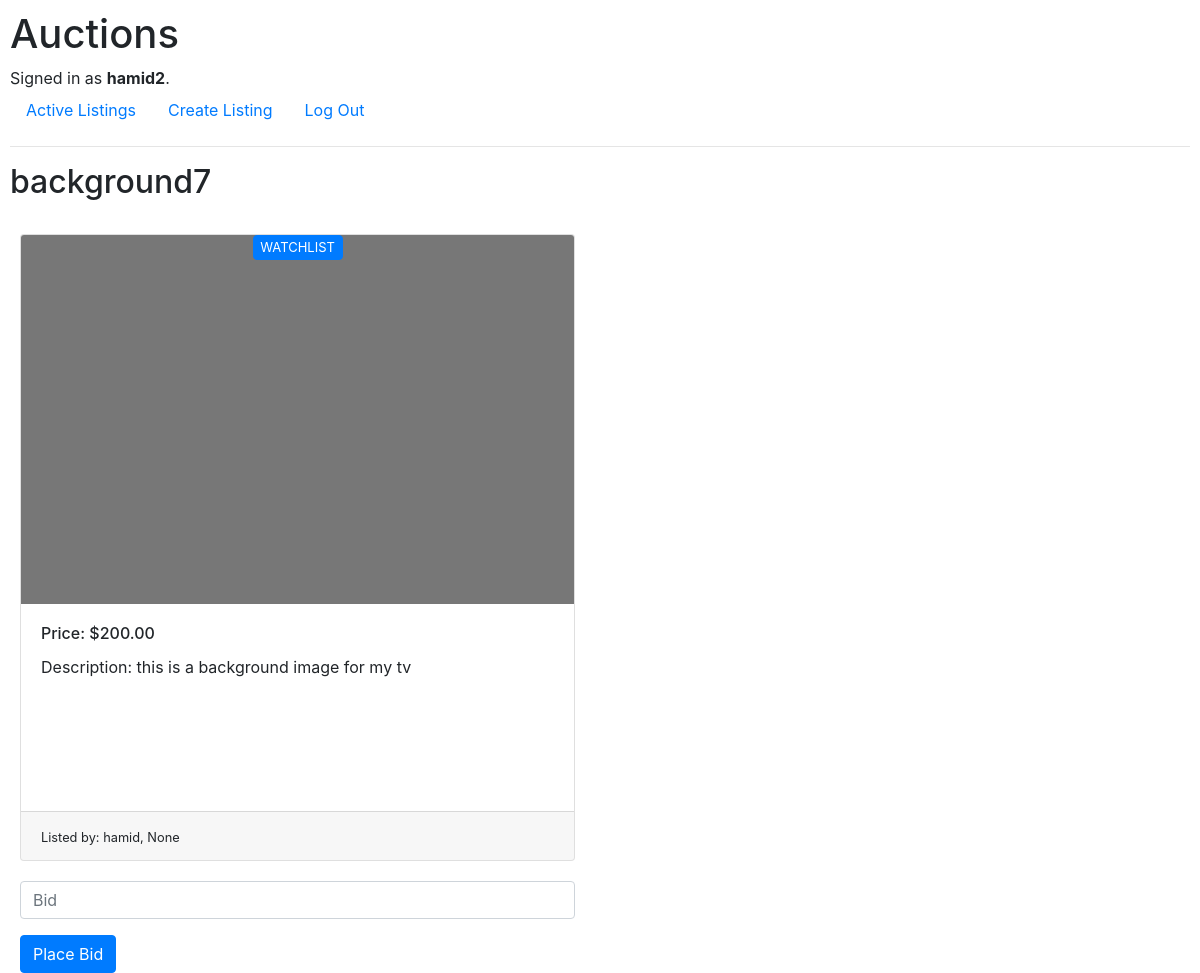
Screenshot of /9 (signed in) with the database file from the repository.
### auctions/models.py (models this page shows)
class User(AbstractUser):
    pass

class Listing(models.Model):
    product_image = models.ImageField(upload_to='files/images', blank=True, null=True)
    product_name = models.CharField(max_length=200, blank=True, null=True)
    description = models.CharField(max_length=255, blank=True, null=True)
    price = models.DecimalField(max_digits=10, decimal_places=2)
    date_created = models.DateTimeField(blank=True, null=True)
    seller = models.ForeignKey(User, on_delete=models.CASCADE, blank=True, null=True, related_name='seller')
    winner = models.ForeignKey(User, on_delete=models.CASCADE, blank=True, null=True, related_name='winner')

### auctions/views.py (the view, shortened to what this page needs)
# urls.py: path("<int:listing_id>", views.listing, name="listing"),
def listing(request, listing_id):
    prd = Listing.objects.get(pk=listing_id)
    lst = Listing.objects.get(id=listing_id)
    if request.user.is_authenticated:
        if Watchlist.objects.filter(product=prd, user=request.user):
            is_w = True
        else:
            is_w = False
    else:
        return render(request, "auctions/listing.html", {
            'form': Place_Bid(),
            "listing": lst,
        })
    return render(request, "auctions/listing.html", {
        'form': Place_Bid(),
        "listing": lst,
        "is_whatchlist":is_w
    })

### auctions/views.py
class Place_Bid(ModelForm):
    class Meta:
        model = Bid
        fields = ['amount']
        labels = {
            "amount": "",
        }
        widgets = {
            'amount': forms.NumberInput(attrs={
                'class': "form-control",
                'placeholder': "Bid",
                'min':"0",
                'max':"99999999",
                'style':"margin-top:20px;"
                }),
        }

### auctions/templates/auctions/listing.html (shortened to what this page needs)
{% extends "auctions/layout.html" %}
{% block body %}
<h2>{{ listing.product_name }}</h2>
    <div class="row row-cols-1 row-cols-md-2 g-4">
        <div class="col" style="padding: 25px;">
            <div class="card h-100">
                <img src="{{ listing.product_image}}" class="card-img-top" alt="No image listed">
                <div class="card-body">
                    <h6 class="card-title">Price: ${{ listing.price }}</h6>
                    <p class="card-text">Description: {{ listing.description }}</p>
                </div>
                <div class="card-footer">
                    <small class="text-body-secondary">Listed by: {{ listing.seller }}, {{ listing.date_created }}</small>
                {% if user.is_authenticated and listing.winner == None %}
                        {% if is_whatchlist == False %}
                        <button type="button" class="btn btn-primary" id="watchlist" onclick="location.href='watchlist/{{listing.id}}'">WATCHLIST</button>
                        {% else %}
                        <button type="button" class="btn btn-secondary" id="watchlist" onclick="location.href='watchlist/{{listing.id}}'">WATCHLIST</button>
                        {% endif %}
                </div>
            </div>
            <form action="{% url 'listing' listing.id %}" method="post">
                <div class="form-group">
                    {{form}}
                </div>
                <input class="btn btn-primary" type="submit" value="Place Bid">
            </form>
            {% endif %}
        </div>
    </div>
{% endblock %}

### auctions/templates/auctions/layout.html (shortened to what this page needs)
{% load static %}
<!DOCTYPE html>
<html lang="en">
    <head>
        <link rel="stylesheet" href="https://stackpath.bootstrapcdn.com/bootstrap/4.4.1/css/bootstrap.min.css">
        <link href="{% static 'auctions/styles.css' %}" rel="stylesheet">
    </head>
    <body>
        <h1>Auctions</h1>
        <div>
            {% if user.is_authenticated %}
                Signed in as <strong>{{ user.username }}</strong>.
            {% else %}
                Not signed in.
            {% endif %}
        </div>
        <ul class="nav">
            <li class="nav-item">
                <a class="nav-link" href="{% url 'index' %}">Active Listings</a>
            </li>
            {% if user.is_authenticated %}
                <li class="nav-item">
                    <a class="nav-link" href="{% url 'create' %}">Create Listing</a>
                </li>
                <li class="nav-item">
                    <a class="nav-link" href="{% url 'logout' %}">Log Out</a>
                </li>
            {% endif %}
        </ul>
        <hr>
        {% block body %}
        {% endblock %}
    </body>
</html>

### auctions/static/auctions/styles.css (style rules this page uses)
body { padding: 10px; }
#watchlist { font-size: small; height: 25px; width: 90px; position: absolute; padding-top: 0; padding-bottom: 0; padding-left: 5px; padding-right: 5px; top: 0; left: 50%; transform: translate(-50%, 0); }

### rows the page displays
User: username "hamid2"
Listing: product_name "background7", product_image (picture), price "200.00", description "this is a background image for my tv", seller "hamid", date_created "None"
